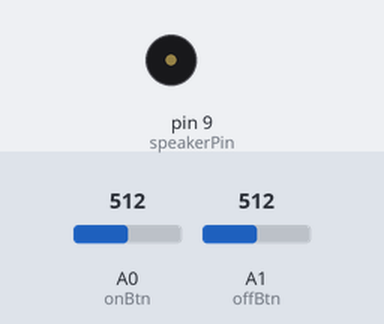
The sketch below on a simulated Arduino Uno, built with avr-gcc and run on an emulated ATmega328P. Parts: buzzer (waves = sounding). The inputs (shaded band) are chosen by the test bench; at power-on: A1 (offBtn) = 512, A0 (onBtn) = 512.

Above: at 1.2 s.
1.3 s: A1 (offBtn) set to 0
At 2.3 s:
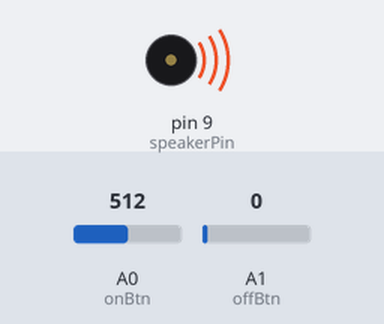
4.3 s: A1 (offBtn) set to 20
At 5.0 s:
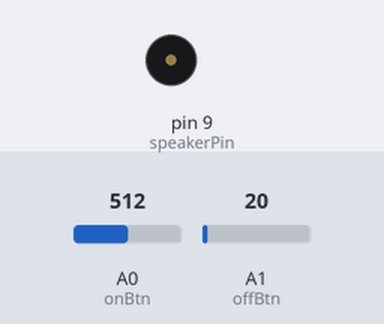
Timing chart, 0 to 7.3 s (numbered marks = the images above; inputs shaded):
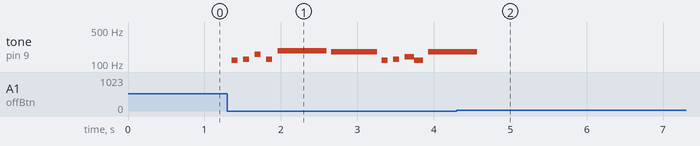

The sketch:

piezo.ino
```cpp
/* Arduino Activities
 * Bing Li
 * April 17, 2017
 * TER3M1
 */

int onBtn=0,offBtn=1;
int speakerPin = 9;
bool play = 0;

// Setting up the song
// Intro
//int songLength = 34; // the number of notes
//char notes[] = "deaefAgfdeaaaabdbdeaefAgfdeadd dd "; // a space represents a rest
//double beats[] = { 1.5, 1.5, 1, 1.5, 1.5, 0.25, 0.25, 0.25, 2, 1.5, 2.5, 1, 0.25, 0.25, 0.25, 0.25, 0.5, 1.5, 1.5, 1, 1.5, 1.5, 0.25, 0.25, 0.25, 2, 1.5, 3, 0.25, 0.25, 0.25, 0.25, 0.25, 1.25 };
// Chorus
int songLength = 61;
char notes[] = "abdbffeabcaeedcbabdbdecba aed abdbffeabcaAcdcbabdbdecba aedd ";
double beats[] = { 0.25, 0.25, 0.25, 0.25, 0.75, 0.75, 1.5, 0.25, 0.25, 0.25, 0.25, 0.75, 0.75, 0.75, 0.25, 0.5, 0.25, 0.25, 0.25, 0.25, 1, 0.5, 0.5, 0.5, 0.5, 0.5, 0.5, 1, 1, 1, 0.25, 0.25, 0.25, 0.25, 0.75, 0.75, 1.5, 0.25, 0.25, 0.25, 0.25, 1, 0.5, 0.75, 0.25, 0.5, 0.25, 0.25, 0.25, 0.25, 1, 0.5, 0.75, 0.25, 0.5, 0.5, 0.5, 0.5, 0.5, 2, 1 };

int tempo = 400;

// Used to play a single note
void playTone(int t, int duration) {
  for (long i = 0; i < duration * 1000L; i += t * 2) {
    digitalWrite(speakerPin, HIGH);
    delayMicroseconds(t);
    digitalWrite(speakerPin, LOW);
    delayMicroseconds(t);
  }
}

// Used to convert note to corresponding frequency
void playNote(char note, int duration) {
  char names[] = { 'a', 'b', 'c', 'd', 'e', 'f', 'g', 'B', 'A', 'C' };
  //int tones[] = { 1915, 1700, 1519, 1432, 1275, 1136, 1014, 956};
  int tones[] = { 4186, 3951, 3520, 3136, 2793, 2637, 2349, 2093, 1975, 1760};

  // play the tone corresponding to the note name
  for (int i = 0; i < 10; i++) {
    if (names[i] == note) {
      playTone(tones[i], duration);
    }
  }
}

void setup() {
  // Setup speaker pin for output
  pinMode(speakerPin,OUTPUT);
}

void loop() {
  // Get readings from the buttons
  int on = analogRead(onBtn);
  if(on!=0) play = 1; // If you takt this out for some reason it doesn't work
  on = 0;
  if(analogRead(offBtn)!=0) play = 0;

  // Plays the song
  for (int i=0; i<songLength && play; i++) {
    if (notes[i] == ' ') {
      delay(beats[i] * tempo); // Rest
    } else {
      playNote(notes[i], beats[i] * tempo);
    }

    // Pause between notes
    delay(50);

    // Read to see if the off button is being pressed
    if(analogRead(offBtn)!=0) play = 0;
  }
}
```

Measured:
- after the input at 1.3 s, tone on pin 9 (speakerPin): plays 119 Hz for 0.08 s, 126 Hz for 0.08 s, 159 Hz for 0.08 s, 126 Hz for 0.08 s, 189 Hz for 0.64 s, 179 Hz for 0.60 s … (11 notes in this stretch), starting after 0.06 s
- after the input at 4.3 s, tone on pin 9 (speakerPin): goes on until 4.6 s, then stays silent
